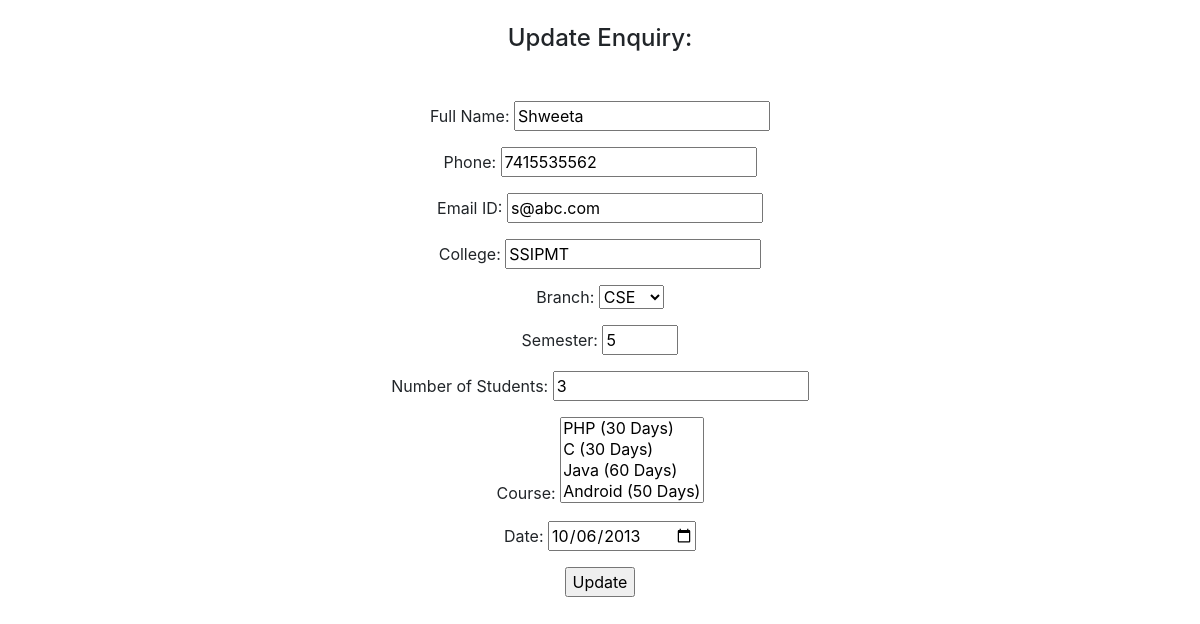
The page /updateEnquiry.php?id=6 on the database its author committed.
### tables this page shows
CREATE TABLE IF NOT EXISTS `enquiry` (
  `s_id` int(11) NOT NULL AUTO_INCREMENT,
  `name` varchar(50) NOT NULL,
  `phone` varchar(10) NOT NULL,
  `email` varchar(40) NOT NULL,
  `college` varchar(100) NOT NULL,
  `branch` varchar(10) NOT NULL,
  `sem` int(11) NOT NULL,
  `no_students` int(11) NOT NULL,
  `c_id` int(11) NOT NULL,
  `date` date NOT NULL,
  PRIMARY KEY (`s_id`)
);

### updateEnquiry.php (the view, shortened to what this page needs)
<?php
	include 'headerHtml.inc';
	$s_id = $_GET['id'];
?>
<h4>Update Enquiry: </h4><br>
<form name="enquiry" method="post" action="updateEnquiry2.php">
	<?php
		$result = mysql_query(" select * from enquiry where s_id='$s_id' ");
		if ($row=mysql_fetch_row($result)) {
			echo "<p>Full Name: <input type='text' name='name' required value='$row[1]'></p>";
			echo "<p>Phone: <input type='text' name='phone' required value='$row[2]'></p>";
			echo "<p>Email ID: <input type='email' name='email' required value='$row[3]'></p>";
			echo "<p>College: <input type='text' name='college' required value='$row[4]'></p>";
			echo "<p>Branch: ";
					echo "<select name='branch' required>";
					echo "<option value='CSE'>CSE</option>";
					echo "</select>";
			echo "</p>";
			echo "<p>Semester: <input type='number' name='sem' required min='1' max='8' value='$row[6]'></p>";
			echo "<p>Number of Students: <input type='number' name='nos' required min='1' value='$row[7]'></p>";
			echo "<p>Course: ";
			?>
					<select name='c_id[]' multiple='multiple'>
			<?php
					$c_res = mysql_query('select * from courses');
					while ($c_rw=mysql_fetch_row($c_res)) {
						$c_id = $c_rw[0];
						$c_name = $c_rw[1];
						$c_duration = $c_rw[2];
						echo "<option value='$c_id'>$c_name ($c_duration Days)</option>";
					}
			?>
					</select>
			<?php
			echo "</p>";
			echo "<p>Date: <input type='date' name='date' required value='$row[9]'></p>";
		}
	?>
	<input type="submit" value="Update">
</form>

### rows shown on the page
enquiry: name "Shweeta", phone "7415535562", email "s@abc.com", college "SSIPMT", sem "5", nos "3", date "10/06/2013"
